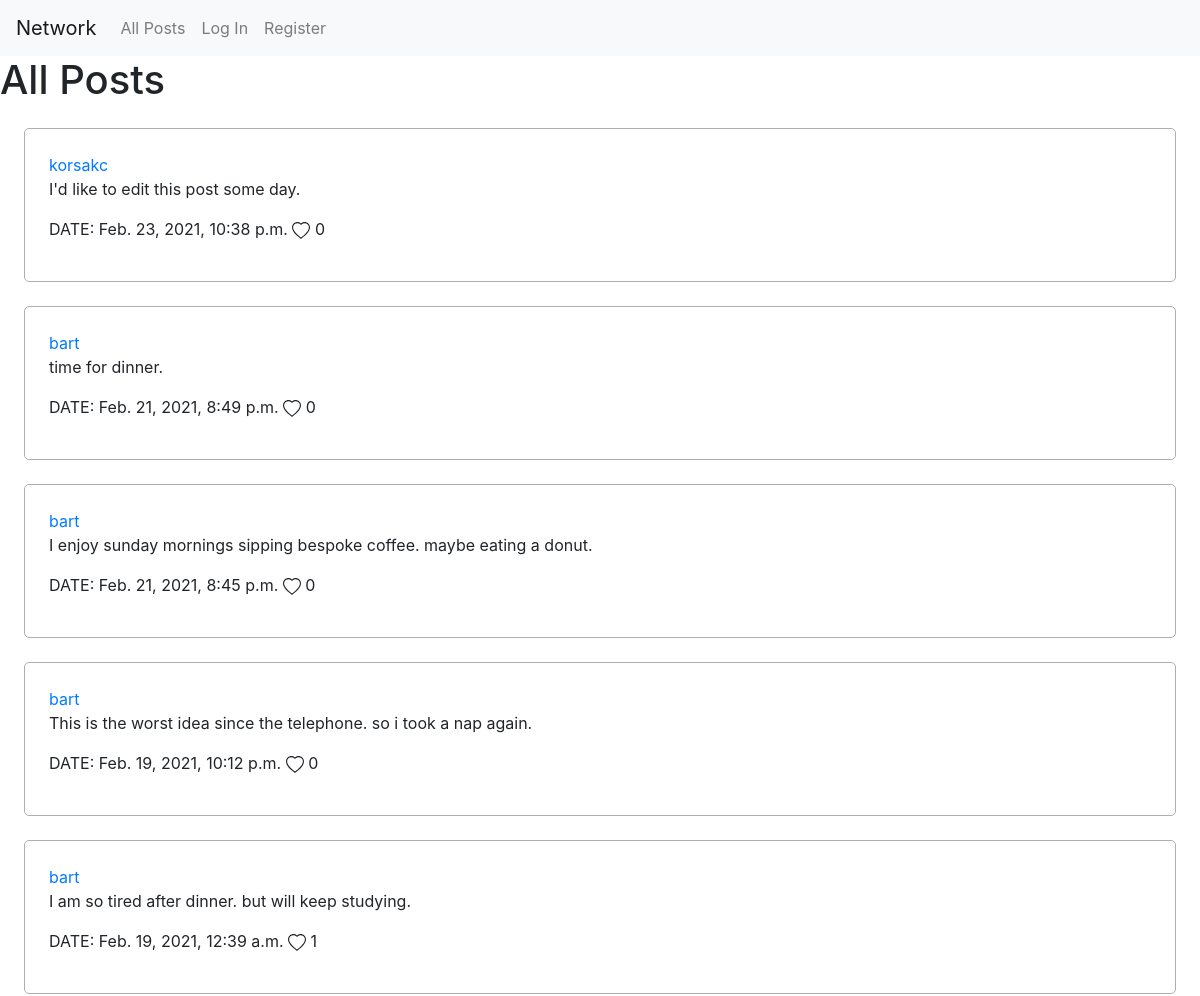
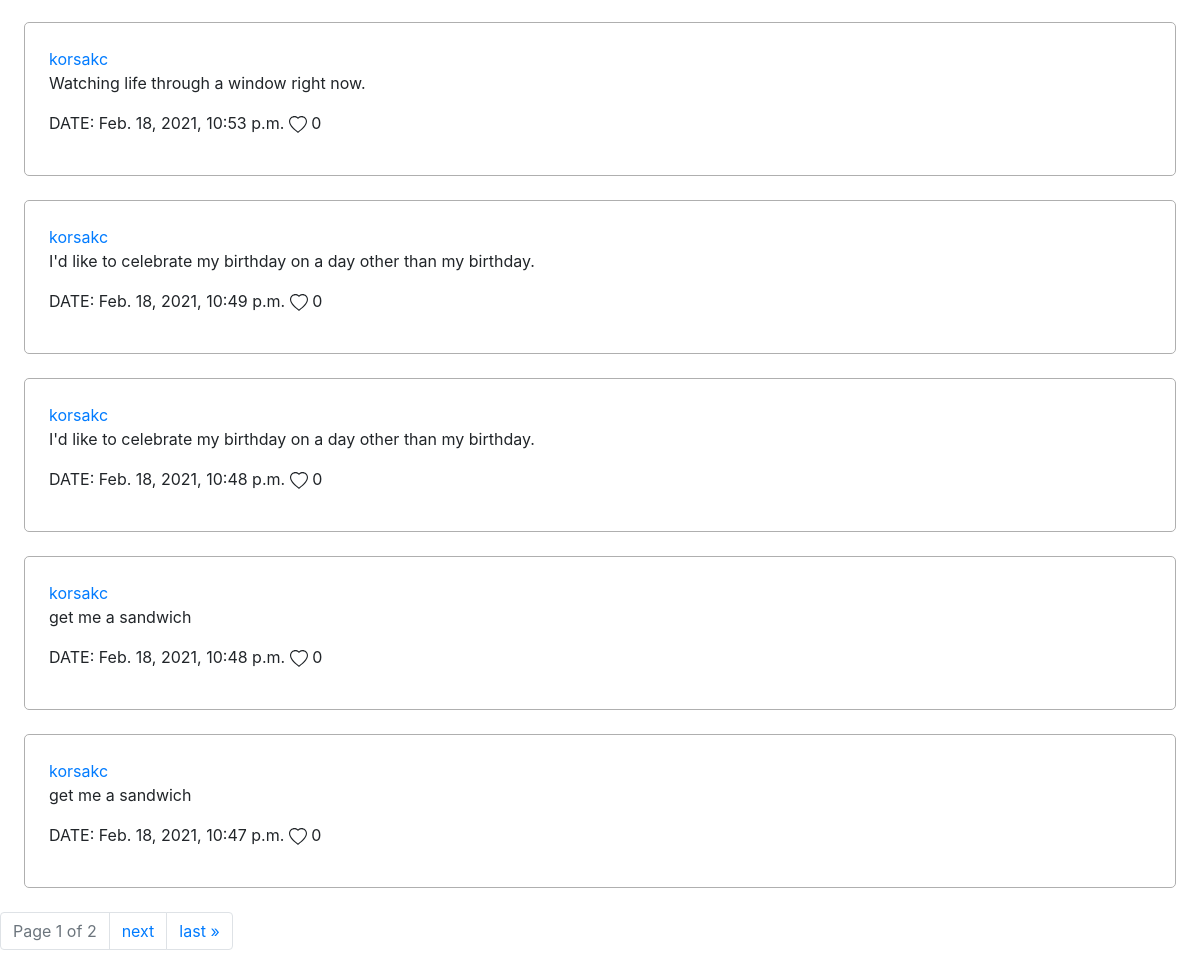
/, run on an earlier commit of the app's database (2 pictures, top to bottom).
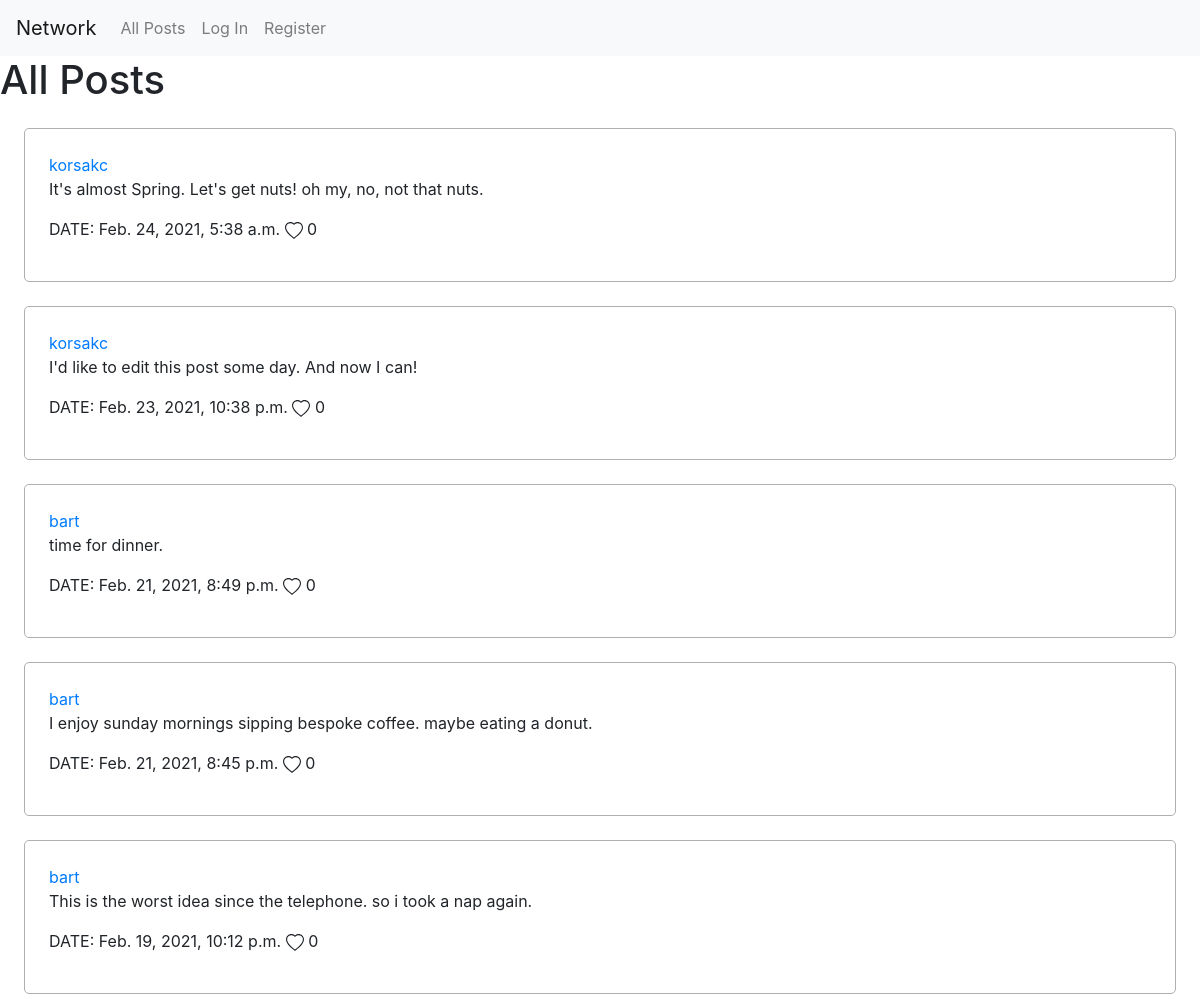
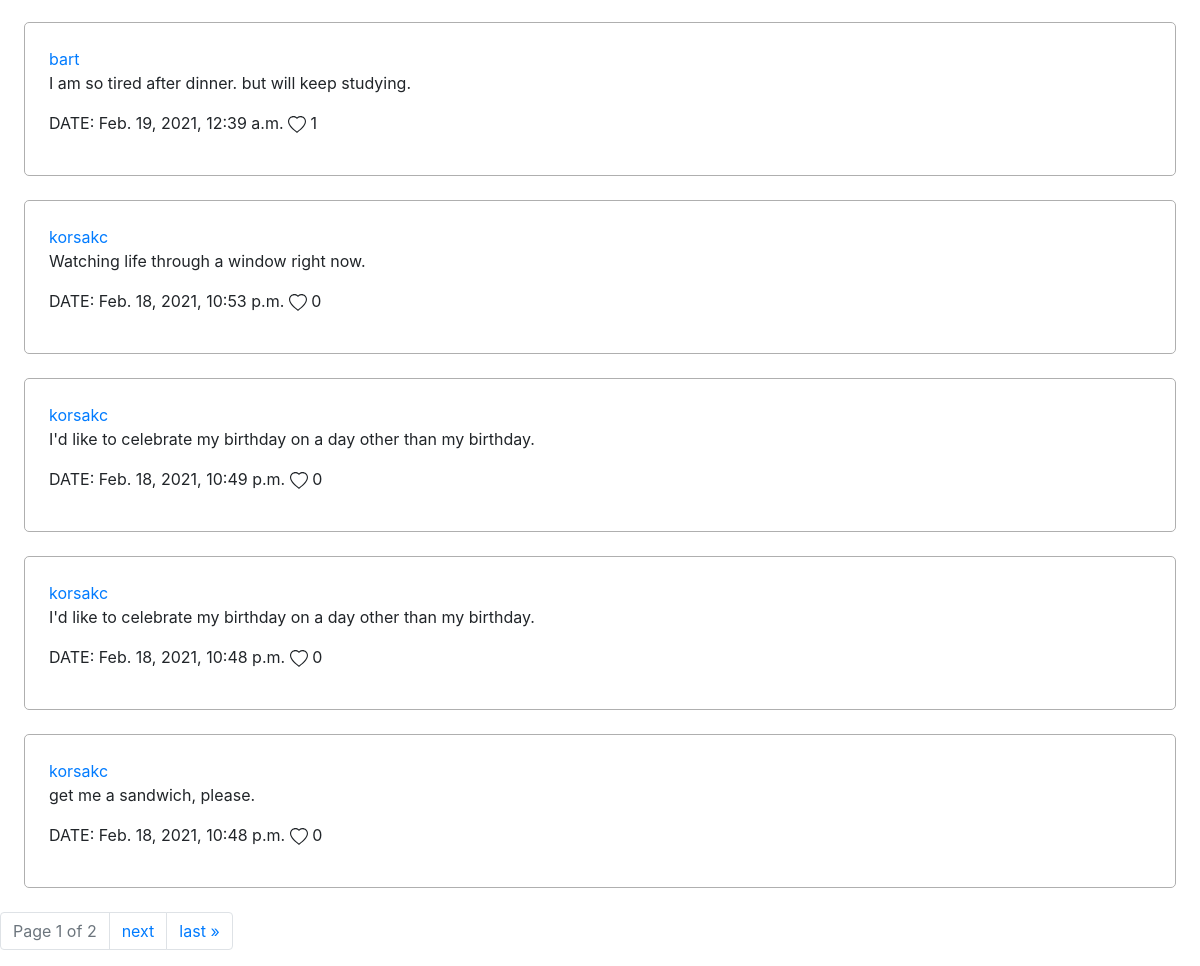
And on a later commit of the database (2 pictures, top to bottom).
### network/models.py (models this page shows, shortened)
class Post(models.Model):
  creator = models.ForeignKey(User, on_delete=models.CASCADE)
  date = models.DateTimeField(auto_now_add=True)
  text = models.CharField(max_length=280)
  likes = models.ManyToManyField(User, blank=True, related_name="likedbyuser")

class User(AbstractUser):
  followers = models.ManyToManyField('User', blank=True, related_name="following")

### network/views.py (the view)
# urls.py: path("", views.index, name="index"),
def index(request):
  posts = Post.objects.all().order_by('-date')
  paginator = Paginator(posts, 10) # Show 10 posts per page.
  page_number = request.GET.get('page')
  page_obj = paginator.get_page(page_number)
  return render(request, "network/index.html", {
    'page_obj': page_obj
  })

### network/templates/network/index.html (shortened to what this page needs)
{% extends "network/layout.html" %}
{% load static %}
{% block body %}
  <h1>All Posts</h1>
    <section>
    {% for post in page_obj %}
      <div class="post" id="{{ post.id }}">
        <a href="{% url 'profile' post.creator.username %}">{{ post.creator.username }}</a>
        <p class='post-text'>{{ post.text }}</p>
        <p>
          <span>DATE: {{ post.date }}</span>
           <span> {{ post.likes.count }}</span>
        </p>
      </div>
    {% endfor %}
  </section>
  <nav class="pagination">
    <ul class="pagination">
        <li class="page-item disabled">
          <a class="page-link" aria-disabled="true">
            Page {{ page_obj.number }} of {{ page_obj.paginator.num_pages }}
          </a>
        </li>
      {% if page_obj.has_next %}
        <li class="page-item"><a class="page-link" href="?page={{ page_obj.next_page_number }}">next</a></li>
        <li class="page-item"><a class="page-link" href="?page={{ page_obj.paginator.num_pages }}">last &raquo;</a></li>
      {% endif %}
    </ul>
  </nav>
{% endblock %}

### network/templates/network/layout.html (shortened to what this page needs)
{% load static %}
<!DOCTYPE html>
<html lang="en">
    <head>
        <link rel="stylesheet" href="https://stackpath.bootstrapcdn.com/bootstrap/4.4.1/css/bootstrap.min.css">
        <link href="{% static 'network/styles.css' %}" rel="stylesheet">
    </head>
    <body>
        <nav class="navbar navbar-expand-lg navbar-light bg-light">
            <a class="navbar-brand" href="{% url 'index' %}">Network</a>
            <div>
              <ul class="navbar-nav mr-auto">
                <li class="nav-item">
                  <a class="nav-link" href="{% url 'index' %}">All Posts</a>
                </li>
                {% if user.is_authenticated %}
                    <li class="nav-item">
                        <a class="nav-link" href="{% url 'following' %}">Following</a>
                    </li>
                    <li class="nav-item">
                        <a class="nav-link" href="{% url 'logout' %}">Log Out</a>
                    </li>
                {% else %}
                    <li class="nav-item">
                        <a class="nav-link" href="{% url 'login' %}">Log In</a>
                    </li>
                    <li class="nav-item">
                        <a class="nav-link" href="{% url 'register' %}">Register</a>
                    </li>
                {% endif %}
              </ul>
            </div>
          </nav>
        <div class="body">
            {% block body %}
            {% endblock %}
        </div>
    </body>
</html>

### network/static/network/styles.css (style rules this page uses)
div.post { border: 1px solid rgb(175, 175, 175); border-radius: 5px; padding: 2%; margin: 2%; }

What changed in the data, as far as the page shows it:
no longer on this page (row unchanged): Post: creator.username "korsakc", text "get me a sandwich", date "Feb. 18, 2021, 10:47 p.m.", likes.count "0"
added Post: creator.username "korsakc", text "It's almost Spring. Let's get nuts! oh my, no, not that nuts.", date "Feb. 24, 2021, 5:38 a.m.", likes.count "0"
changed Post: text "I'd like to edit this post some day." → "I'd like to edit this post some day. And now I can!"
changed Post: text "get me a sandwich" → "get me a sandwich, please."
